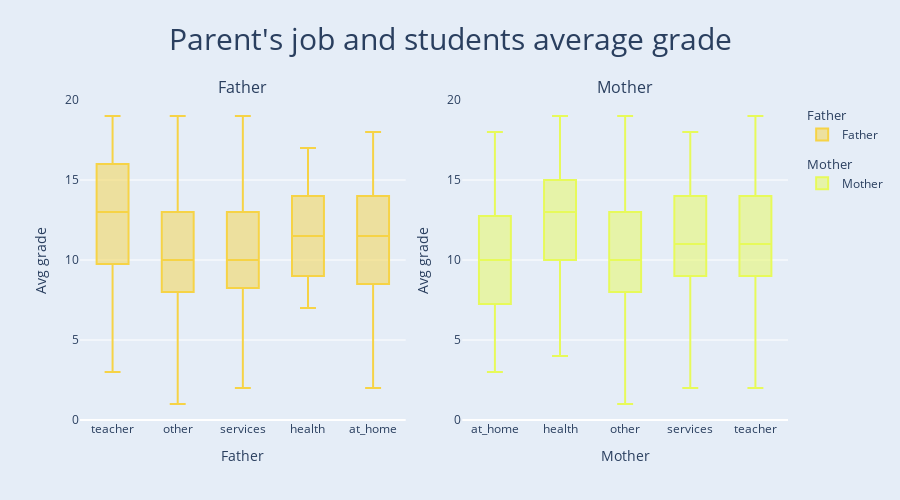

Notebook source saved alongside this figure:
### Markdown cell above
<b>Parent's job and students average grade</b>

### Code cell
fig = sp.make_subplots(
    rows=1, 
    cols=2,
    horizontal_spacing=0.08,
    subplot_titles=[
        "Father",
        "Mother",],
        vertical_spacing = 0.1
)

g1_box = go.Box(
    x = df.Fjob,
    y=df.avg,
    name="Father",
    legendgroup="Father",
    legendgrouptitle_text="Father",
    marker_color=next(palette),
)

g2_box = go.Box(
    x = df.Mjob,
    y=df.avg,
    name="Mother",
    legendgroup="Mother",
    legendgrouptitle_text="Mother",
    marker_color=next(palette),
)


fig.add_trace(g1_box, row=1, col=1)
fig.update_xaxes(title_text="Father", row=1, col=1)
fig.update_yaxes(title_text="Avg grade", row=1, col=1)

fig.add_trace(g2_box, row=1, col=2)
fig.update_xaxes(title_text="Mother", row=1, col=2)
fig.update_yaxes(title_text="Avg grade", row=1, col=2)



fig.update_layout(
    template="plotly",
    height=500,
)

fig.update(
    layout_title_text="Parent's job and students average grade",
    layout_title_font_size=30,
    layout_title_x=0.5,
    layout_paper_bgcolor='rgb(229, 237, 247)',
    layout_plot_bgcolor='rgb(229, 237, 247)',
)

fig.show()

### Figure 1 — Plotly figure (JSON) as saved in the notebook; plotly's stock layout.template omitted (floating-point values rounded to 4 significant figures; data arrays with more than 128 entries replaced by an {"elided": "..."} marker saying what was removed)
{"data": [{"legendgroup": "Father", "legendgrouptitle": {"text": "Father"}, "marker": {"color": "rgb(246, 211, 70)"}, "name": "Father", "type": "box", "x": {"elided": "395 str values"}, "xaxis": "x", "y": {"elided": "395 int values"}, "yaxis": "y"}, {"legendgroup": "Mother", "legendgrouptitle": {"text": "Mother"}, "marker": {"color": "rgb(231, 250, 90)"}, "name": "Mother", "type": "box", "x": {"elided": "395 str values"}, "xaxis": "x2", "y": {"elided": "395 int values"}, "yaxis": "y2"}], "layout": {"annotations": [{"font": {"size": 16}, "showarrow": false, "text": "Father", "x": 0.23, "xanchor": "center", "xref": "paper", "y": 1, "yanchor": "bottom", "yref": "paper"}, {"font": {"size": 16}, "showarrow": false, "text": "Mother", "x": 0.77, "xanchor": "center", "xref": "paper", "y": 1, "yanchor": "bottom", "yref": "paper"}], "height": 500, "paper_bgcolor": "rgb(229, 237, 247)", "plot_bgcolor": "rgb(229, 237, 247)", "title": {"font": {"size": 30}, "text": "Parent's job and students average grade", "x": 0.5}, "xaxis": {"anchor": "y", "domain": [0, 0.46], "title": {"text": "Father"}}, "xaxis2": {"anchor": "y2", "domain": [0.54, 1], "title": {"text": "Mother"}}, "yaxis": {"anchor": "x", "domain": [0, 1], "title": {"text": "Avg grade"}}, "yaxis2": {"anchor": "x2", "domain": [0, 1], "title": {"text": "Avg grade"}}}}
